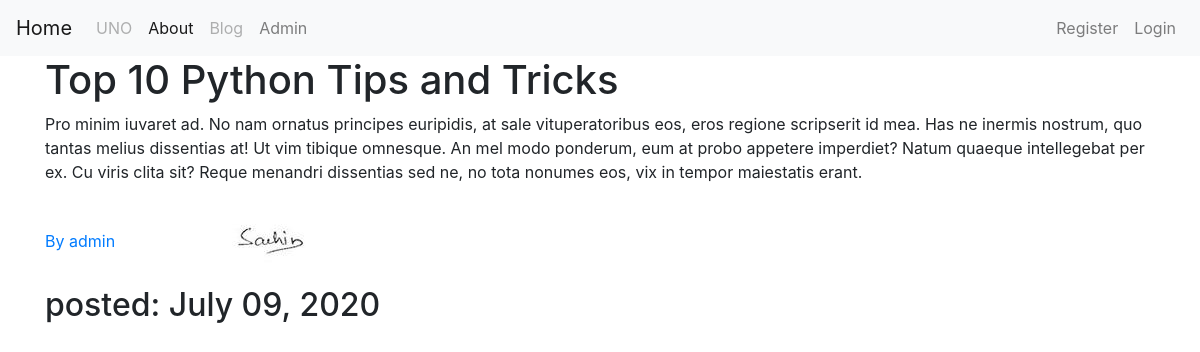
Page /post/32 on the committed database.
### blog/models.py (models this page shows, shortened)
class Post(models.Model):
    title = models.CharField(max_length=150)
    content = models.TextField()
    date_posted = models.DateTimeField(default=timezone.now)
    author = models.ForeignKey(User, on_delete=models.CASCADE)

### users/models.py (models this page shows, shortened)
class Profile(models.Model):
    user = models.OneToOneField(User, on_delete=models.CASCADE)
    image = models.ImageField(default='profile_pics/default.jpg', upload_to='profile_pics')

### blog/views.py (the view)
# urls.py: path('post/<int:pk>', PostDetailView.as_view(), name='post-detail'),
class PostDetailView(DetailView):
    model = Post

### blog/templates/blog/post_detail.html (shortened to what this page needs)
{% extends "blog/base.html" %}
{% block content %}
<h1>{{ object.title }}</h1>
<p> {{ object.content }} </p>
<a href="{% url 'user-posts' post.author.username %}">By {{ object.author }} </a>
<img class="rounded-cirle" src = {{ object.author.profile.image.url }}>
<h2>posted: {{ object.date_posted|date:"F d, Y" }}</h2>
{% endblock content %}

### rows in the picture
Post: title "Top 10 Python Tips and Tricks", content "Pro minim iuvaret ad. No nam ornatus principes euripidis, at sale vituperatoribus eos, eros regione scripserit id mea. Has ne inermis nostrum, quo tantas melius dissentias at! Ut vim tibique omnesque. An mel modo ponderum, eum at probo appetere imperdiet? Natum quaeque intellegebat per ex. Cu viris clita sit? Reque menandri dissentias sed ne, no tota nonumes eos, vix in tempor maiestatis erant.", author "admin", author.profile.image (picture), date_posted "July 09, 2020"
